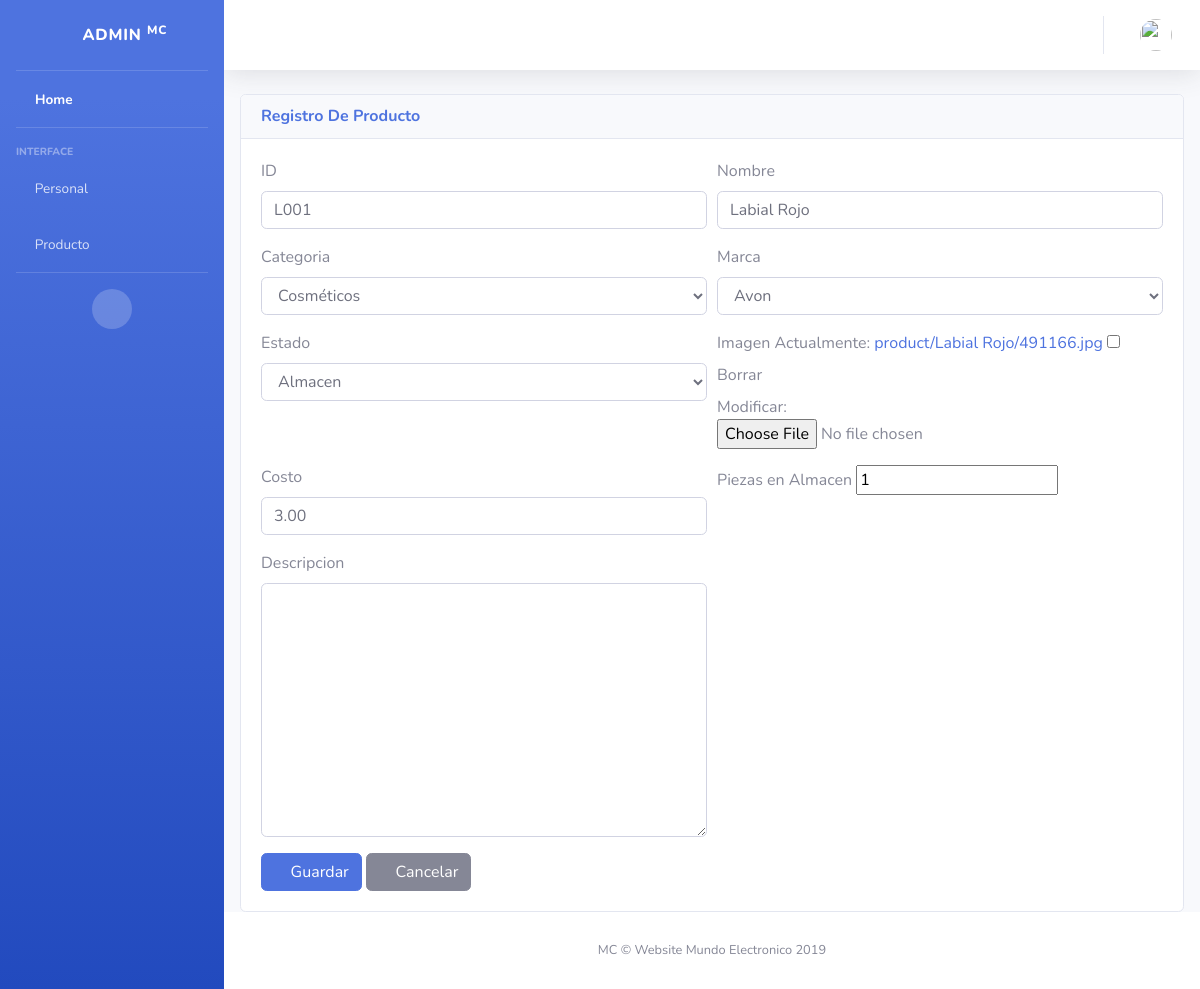
The app's page /product/productUpdate/L001/, older data.
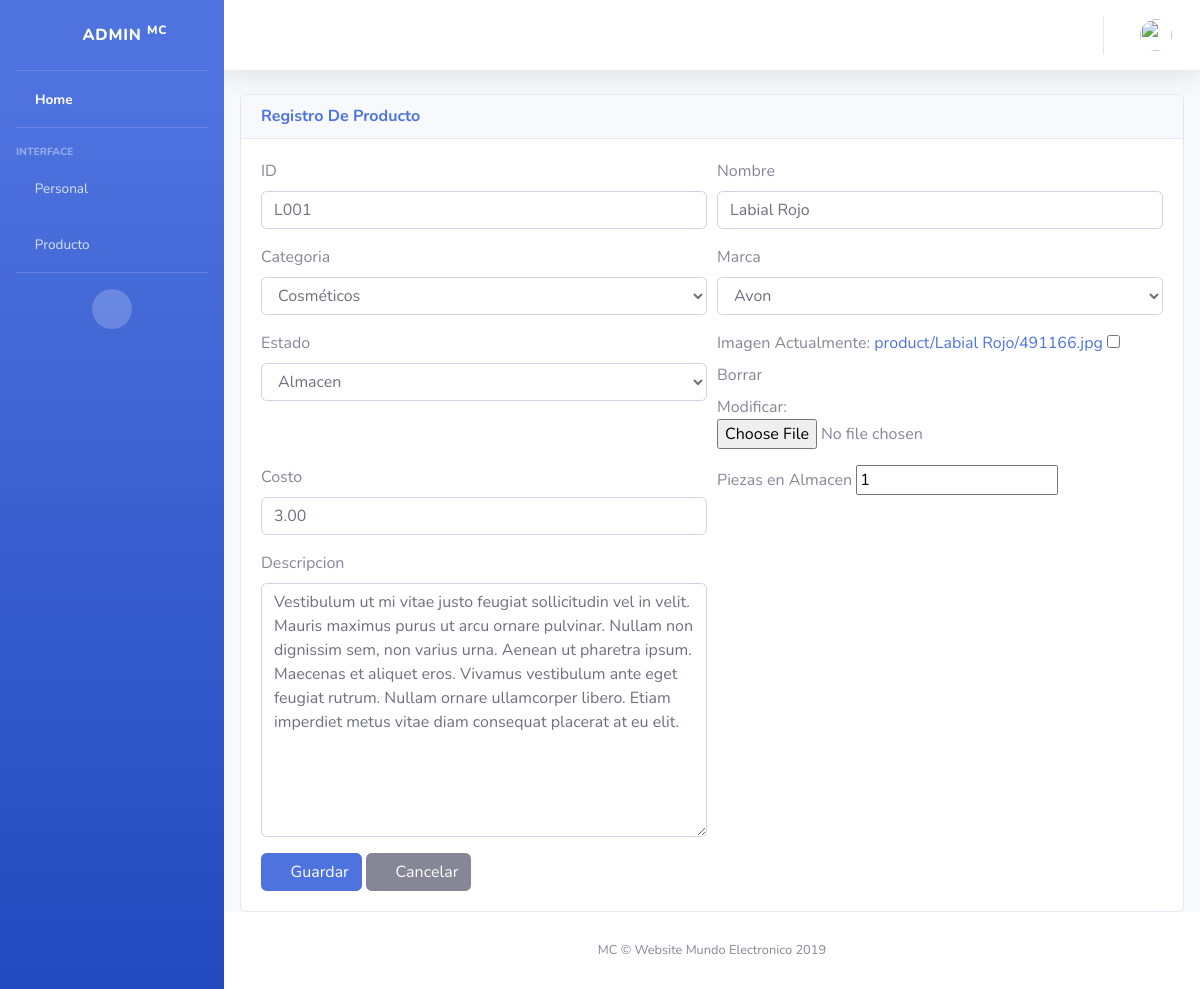
The same page, newer data.
### apps/product/models.py (models this page shows, shortened)
class Product(models.Model):
    idProduct = models.CharField(max_length=100, primary_key=True, unique=True)
    name = models.CharField(max_length=100, null=True)
    category = models.ForeignKey(Category, on_delete=models.CASCADE, null=True)
    brand = models.ForeignKey(Brand, on_delete=models.CASCADE, null=True)
    state = models.ForeignKey(State, on_delete=models.CASCADE, null=True)
    status = models.BooleanField(default = True)
    picture = models.ImageField(upload_to=product_directory_path, null=True, blank=True)
    price = models.DecimalField(decimal_places=2, max_digits=10, default=0)
    description = models.TextField(blank=True, null=True)
    stock = models.IntegerField(default=1)
    class Meta:
        verbose_name = 'Product'
        verbose_name_plural = 'Product'

### apps/product/views.py (the view)
# urls.py: path('productUpdate/<str:pk>/', ProductUpdate.as_view(), name='product_update'),
class ProductUpdate(UpdateView):
    model = Product
    form_class = ProductForm
    template_name = 'product/product/product_form.html'
    success_url = reverse_lazy('product:product_list')

### apps/product/models.py (called while the page is built)
    def __str__(self):
        return self .name

    def __str__(self):
        return self.name

    def __str__(self):
        return self.name

### templates/product/product/product_form.html
{% extends 'home/home.html' %}
{% block pageContent %}
    <div class="card mx-3">
        <div class="card-header">
            <h6 class="m-0 font-weight-bold text-primary">Registro De Producto</h6>
        </div>
        <div class="card-body">
            <form method="post" enctype="multipart/form-data" id="staffForm">{% csrf_token %}
                <div class="form-row">
                    <div class="form-group col-md-6">
                        <label for="#">{{ form.idProduct.label }}</label>
                        {{ form.idProduct }}
                    </div>
                    <div class="form-group col-md-6">
                        <label for="#">{{ form.name.label }}</label>
                        {{ form.name }}
                    </div>
                </div>
                <div class="form-row">
                    <div class="form-group col-md-6">
                        <label for="#">{{ form.category.label }}</label>
                        {{ form.category }}
                    </div>
                    <div class="form-group col-md-6">
                        <label for="#">{{ form.brand.label }}</label>
                        {{ form.brand }}
                    </div>
                    <div class="form-group col-md-6">
                    <label for="#">{{ form.state.label }}</label>
                    {{ form.state }}
                		</div>
                    <div class="form-group col-md-6">
                    <label for="#">{{ form.picture.label }}</label>
                    {{ form.picture }}
                		</div>
										<div class="form-group col-md-6">
											<label for="#">{{ form.price.label }}</label>
											{{ form.price }}
										</div>
										<div class="form-group col-md-6">
											<label for="#">{{ form.stock.label }}</label>
											{{ form.stock }}
										</div>
										<div class="form-group col-md-6">
											<label for="#">{{ form.description.label }}</label>
											{{ form.description }}
										</div>
                </div>
                <button type="submit" class="btn btn-primary">
                    <i class="fas fa-save"></i>
                    Guardar
                </button>
                <a href="{% url 'product:product_list' %}" class="btn btn-secondary">
                    <i class="fas fa-times-circle"></i>
                    Cancelar
                </a>
            </form>
        </div>
    </div>
{% endblock %}

Row changes from the older to the newer data that the page shows:
changed Product "Labial Rojo": description (not shown) → "Vestibulum ut mi vitae justo feugiat sollicitudin vel in velit. Mauris maximus purus ut arcu ornare pulvinar. Nullam non dignissim sem, non varius urna. Aenean ut pharetra ipsum. Maecenas et aliquet eros. Vivamus vestibulum ante eget feugiat rutrum. Nullam ornare ullamcorper libero. Etiam imperdiet metus vitae diam consequat placerat at eu elit."
